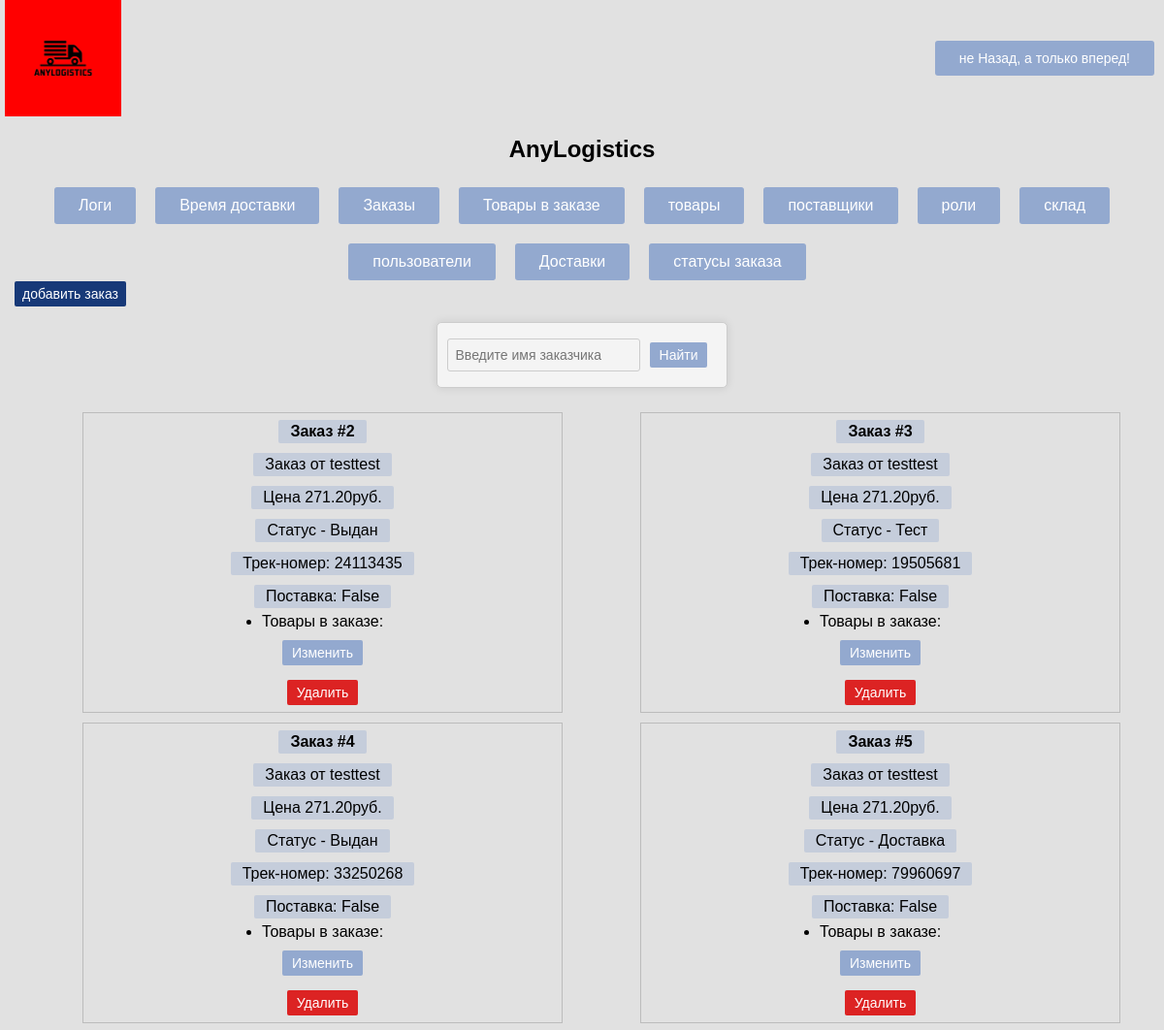
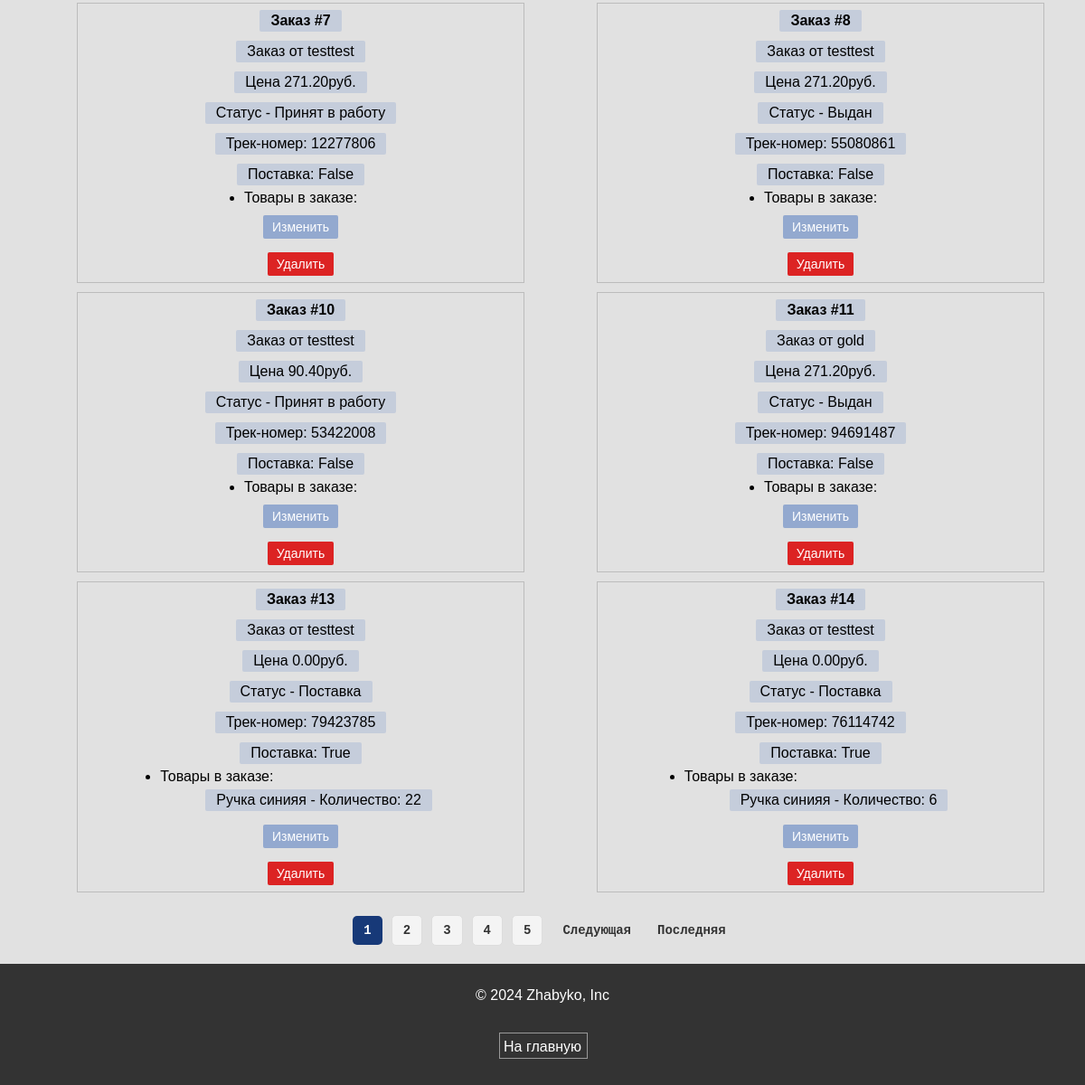
Page /logistic/orders/ (signed in) on the committed database (2 pictures, top to bottom).
### logistic/models.py (models this page shows, shortened)
class Order(models.Model):
    user = models.ForeignKey(User, on_delete=models.CASCADE)
    cost = models.FloatField()
    address = models.CharField(max_length=50)
    status = models.ForeignKey(OrderStatus, on_delete=models.CASCADE)
    tracking_number = models.IntegerField(blank=True, null=True)
    departure_date = models.DateTimeField(default=datetime.date.today())
    delivery_date = models.DateTimeField(null = True, blank = True)
    is_deleted = models.BooleanField(default=False)
    is_supply = models.BooleanField(default=False, verbose_name="Поставка")
    objects = NonDeletedManager()
    all_objects = models.Manager()

class User(AbstractBaseUser, PermissionsMixin):
    login = models.CharField(max_length=15, unique=True)
    password = models.CharField(max_length=128)
    role = models.ForeignKey(Role, on_delete=models.CASCADE)
    phone = models.CharField(
        max_length=15,
        validators=[
            RegexValidator(
                regex=r'^[0-9\(\)\-\+]+$',
                message="Телефон может содержать только цифры, знаки (), -, +.",
            )
        ])
    is_deleted = models.BooleanField(default=False)
    last_login = models.DateTimeField(null=True, blank=True)
    is_staff = models.BooleanField(default=False)
    is_superuser = models.BooleanField(default=False)
    USERNAME_FIELD = 'login'
    REQUIRED_FIELDS = ['phone', 'role']
    objects = NonDeletedManager()
    all_objects = models.Manager()

class OrderStatus(models.Model):
    status = models.CharField(max_length=20)
    is_deleted = models.BooleanField(default=False)
    objects = NonDeletedManager()
    all_objects = models.Manager()
    def __str__(self):
        return self.status

class ProductOrder(models.Model):
    product = models.ForeignKey(Product, on_delete=models.CASCADE)
    order = models.ForeignKey(Order, on_delete=models.CASCADE)
    quantity = models.IntegerField()
    is_deleted = models.BooleanField(default=False)
    objects = NonDeletedManager()
    all_objects = models.Manager()

class Product(models.Model):
    title = models.CharField(max_length=20)
    provider = models.ForeignKey(Provider, on_delete=models.CASCADE)
    weight = models.FloatField()
    price = models.FloatField()
    is_deleted = models.BooleanField(default=False)
    objects = NonDeletedManager()
    all_objects = models.Manager()

### logistic/decorators.py (the view)
        def _wrapped_view(request, *args, **kwargs):
            if not request.user.is_authenticated:
                messages.warning(request, "Для доступа к этой странице необходимо войти в систему.")
                return redirect('home')
            if not request.user.role or request.user.role.role not in role_names:
                messages.warning(request, "У вас нет доступа к этой странице.")
                previous_url = request.META.get('HTTP_REFERER', reverse('home'))
                return redirect(previous_url)
            return view_func(request, *args, **kwargs)

### logistic/models.py (called while the page is built)
    def get_queryset(self):
        return super().get_queryset().filter(is_deleted=False)

### logistic/views.py (called while the page is built)
@login_required
@role_required(['manager', 'admin', 'delivery'])
def orders_list(request):
    query = request.GET.get('search', '')
    if query:
        logs = Order.objects.filter(user__login__icontains=query)
    else:
        logs = Order.objects.all()
    paginator = Paginator(logs, 10)
    page_number = request.GET.get('page')
    page_obj = paginator.get_page(page_number)
    return render(request, 'orders.html', {'page_obj': page_obj})

### logistic/templates/orders.html (shortened to what this page needs)
{% extends 'base.html' %}
{% load static %}
{% block body %}
    <a class="secondary-btn" href="{% url 'add_orders' %}">добавить заказ</a>
    <form class="searchform" method="get" action="{% url 'orders_list' %}">
    <input
        type="text"
        name="search"
        value="{{ search_query }}"
        placeholder="Введите имя заказчика"
        class="user-box" />
    <button type="submit" class="service-btn">Найти</button>
</form>
    <ul class="column2">
              {% for order in page_obj %}
                  <div class="ulclass center">
                    <li class="liclass bold" >Заказ #{{ order.id }}</li>
                    <li class="liclass">Заказ от {{ order.user.login }}</li>
                    <li class="liclass">Цена {{ order.cost|floatformat:2 }}руб.</li>
                    <li class="liclass">Статус - {{ order.status }}</li>
                    <li class="liclass">Трек-номер: {{ order.tracking_number }}</li>
                    <li class="liclass">Поставка: {{ order.is_supply }}</li>
                    <li>Товары в заказе:
                         <ul>
                             {% for product_order in order.productorder_set.all %}
                                 <li class="liclass">{{ product_order.product.title }} - Количество: {{ product_order.quantity }}</li>
                             {% endfor %}
                         </ul>
                    </li>
                    <a class="service-btn" href="{% url 'edit_orders' order.pk %}">Изменить</a>
                    <a href="{% url 'delete_order' order.pk %}" class="service-btn delbtn" onclick="return confirm('Вы уверены что хотите удалить объект' +
                     ' {{ order.tracking_number }}');">Удалить</a>
                  </div>
                {% endfor %}
    </ul>
    {% include 'inc/_paginator.html' %}
{% endblock %}

### Kur2/static/styles/style.css (style rules this page uses)
html, body { height: 100%; margin: 0; }
body { font-family: 'Lucida Sans Unicode', 'Lucida Grande', sans-serif; font-size: 16px; background: #e1e1e1; background-size: cover; min-height: 100%; }
.column2 { display: flex; flex-wrap: wrap; justify-content: space-evenly; }
.center { display: flex; flex-direction: column; justify-content: center; align-items: center; }
.service-btn { text-align: center; vertical-align: center; background-color: #93a9cf; width: fit-content; text-wrap: auto; border: none; color: #ffffff; margin: 10px; padding: 5px 10px; text-decoration: none; display: inline-block; font-size: 14px; border-radius: 2px; }
.secondary-btn { background-color: #173978; margin: 10px; border-radius: 2px; text-decoration: none; padding: 5px 8px; color: white; font-size: 14px; }
.delbtn { background-color: #dc2323; margin: 5px; border-radius: 2px; text-decoration: none; border: 0px; padding: 5px 10px; color: white; font-size: 14px; }
.bold { font-weight: bold; }
.liclass { list-style: none; background-color: rgba(147, 169, 207, 0.36); border-radius: 2px; padding: 3px 12px; width: fit-content; margin: 5px 10px; }
.ulclass { flex: 1 1 calc(40% - 5%); padding: 2px; margin: 5px 40px 5px 40px; width: fit-content; border: 1px solid rgba(31, 31, 31, 0.19); }
.searchform { display: flex; justify-content: center; align-content: center; margin: 20px auto; padding: 10px; width: fit-content; border: 1px solid #ccc; border-radius: 5px; background-color: #f4f4f4; box-shadow: 0 0 10px rgba(0, 0, 0, 0.1); }
.searchform input[type="text"], .searchform input[type="email"], .searchform input[type="number"], .searchform input[type="password"], select, .searchform textarea { width: calc(100% - 12px); padding: 8px; align-self: center; height: fit-content; font-size: 14px; background-color: #f4f4f4; border: 1px solid #ccc; border-radius: 3px; box-sizing: border-box; }

### rows in the picture
Order: id "2", user.login "testtest", cost "271.20", status "Выдан", tracking_number "24113435", is_supply "False"
Order: id "3", user.login "testtest", cost "271.20", status "Тест", tracking_number "19505681", is_supply "False"
Order: id "4", user.login "testtest", cost "271.20", status "Выдан", tracking_number "33250268", is_supply "False"
Order: id "5", user.login "testtest", cost "271.20", status "Доставка", tracking_number "79960697", is_supply "False"
Order: id "7", user.login "testtest", cost "271.20", status "Принят в работу", tracking_number "12277806", is_supply "False"
Order: id "8", user.login "testtest", cost "271.20", status "Выдан", tracking_number "55080861", is_supply "False"
Order: id "10", user.login "testtest", cost "90.40", status "Принят в работу", tracking_number "53422008", is_supply "False"
Order: id "11", user.login "gold", cost "271.20", status "Выдан", tracking_number "94691487", is_supply "False"
Order: id "13", user.login "testtest", cost "0.00", status "Поставка", tracking_number "79423785", is_supply "True"
ProductOrder: product "Ручка синияя", quantity "22"
Order: id "14", user.login "testtest", cost "0.00", status "Поставка", tracking_number "76114742", is_supply "True"
ProductOrder: product "Ручка синияя", quantity "6"

### other values in the picture
{{ num }} "1"
{{ num }} "2" "3" "4" "5"
